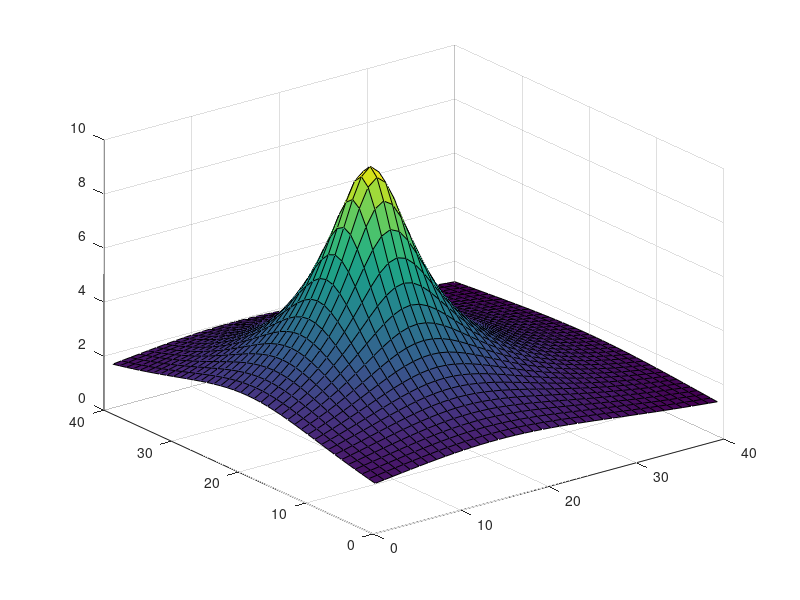

This figure's MATLAB source: (Note: this script raises an error after producing the figure.)
%% Structured Matrix
A = []; 
d1 = 40; % planar resulotion (x)
d2 = d1; % planar resulotion (y)
depth = .1; % Distance btw Source and recording plane
d = d1*d2; % Number of pixels 
a = (ones(d1,1)*[0:(d1-1)])/d1;
b = (a - a').^2;
Distance = depth.^2 +kron(b,ones(d2))+kron(ones(d2),b);
A = (Distance).^(-.5);
surf(reshape(A(:,580),d2,d1))
clear Distance a b
%% The random (position + amount) sources on source plane
N = 4; %% number of sources
neuron_data = [];

% Amount of sources
%neuron_data(1,:) = randn(1,N); % Gussian amounts
 neuron_data(1,:) = 1-2*floor(2*rand(1,N)); % Binary amounts

% x-y Position of sources
neuron_data(2,:) = rand(1,N);
neuron_data(3,:) = rand(1,N);
neuron_data(2,:) = floor(d1*neuron_data(2,:))/d1; % On the site of Sources plane
neuron_data(3,:) = floor(d2*neuron_data(3,:))/d2; % On the site of Sources plane

% z Position of sources
% neuron_data(4,:) = depth*rand(1,N); % Random depth
neuron_data(4,:) = depth*ones(1,N); % Fixed depth

%% Neuron Structure
load('NeuronStructure.mat')
X = tree2.X;
Y = tree2.Y;
Z = tree2.Z;
Ne = unique(floor(d1*[((X+145)/230)';((Y+65)/125)'])'/(d1), 'rows')';
% Ne = [((X+145)/230)';((Y+65)/125)'];
N = size(Ne,2);
neuron_data = [];
neuron_data(1,:) = 1-2*floor(2*rand(1,N));
neuron_data(2:3,:) = Ne;
neuron_data(4,:) = depth*ones(1,N);
%neuron_data = [1-2*floor(2*rand(1,N));((X+145)/230)';((Y+65)/125)';depth*ones(1,size(X,1))];
%clear X Y Z Ne

%% Inverse with given proposed sources
Z = zeros(d1,d2);
I = floor(neuron_data(2,:)*d2)+1;
J = floor(neuron_data(3,:)*d1)+1;
for i = 1:N
        Z(J(i),I(i)) = neuron_data(1,i);
end
In = find(abs(filter2(ones(70),Z))>0);
%A_in = A(:,In);
%A_lest = (A_in'*A_in)^(-1)*(A_in');
clear A_in I J i
%% Evalution
[Xsim,Ysim] = meshgrid(0:1/d1:(d1-1)/d1,0:1/d2:(d2-1)/d2);
Xsim = reshape(Xsim,1,d);
Ysim = reshape(Ysim,1,d);
Zsim = zeros(1,d);
mesh = [Xsim;Ysim;Zsim];
D = evalpotential(mesh,neuron_data);
D1 = reshape(D,d2,d1);
subplot(121)
imagesc(D1)
title('Recording')
subplot(122)
imagesc(Z)
title('Sources')
clear Xsim Ysim Zsim mesh 
%% Show Rec/Actu/Prop
border = 0;
D1 = reshape(D,d1,d2);
subplot(131)
imagesc(D1(border+1:end-border,border+1:end-border))
title('Recording')
subplot(132)
imagesc(Z(border+1:end-border,border+1:end-border)); %colormap(gray);
title('Actual Sources')
subplot(133)
%Dp = A_lest*D';
%Dprop = zeros(d1,d2);
%Dprop(In) = Dp;
%imagesc(Dprop(border+1:end-border,border+1:end-border))
Dprop2 = lsqlin(A,D,[],[]);
imagesc(reshape(Dprop2,d1,d2))
title('Proposed Sources')